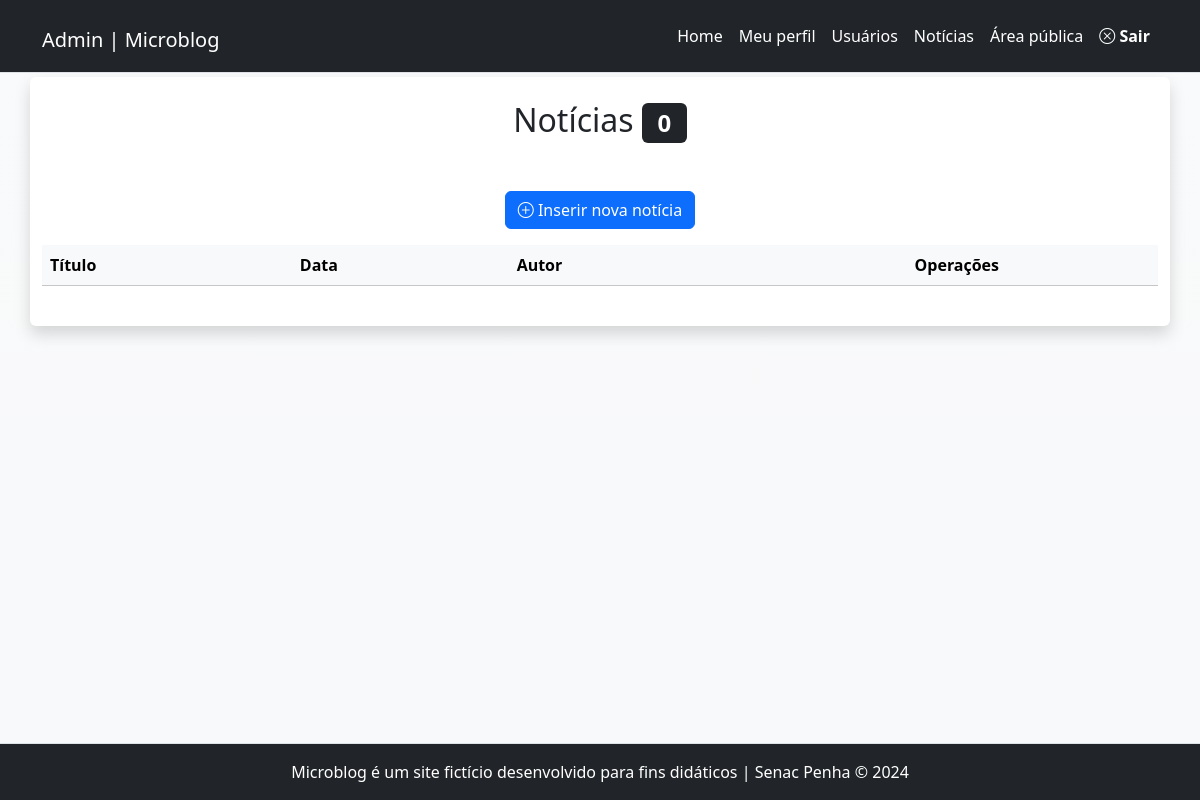
Before: /admin/noticias.php (signed in) with the older database file.
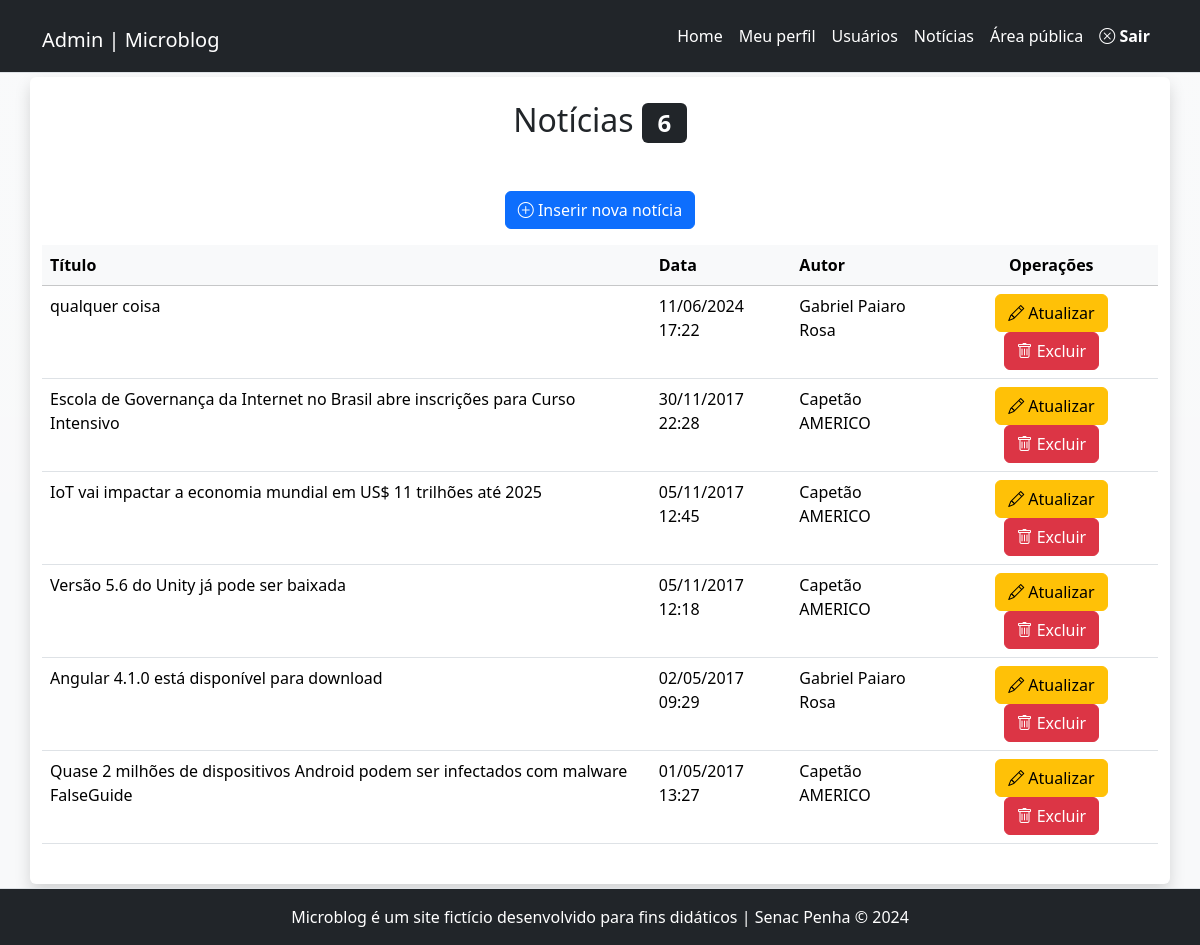
After: the same page with the newer database file.
### tables this page shows
CREATE TABLE `noticias` (
  `id` int(11) NOT NULL,
  `data` datetime NOT NULL DEFAULT current_timestamp(),
  `titulo` varchar(150) NOT NULL,
  `texto` text NOT NULL,
  `resumo` tinytext NOT NULL,
  `imagem` varchar(45) NOT NULL,
  `usuario_id` int(11) NOT NULL
);

CREATE TABLE `usuarios` (
  `id` int(11) NOT NULL,
  `nome` varchar(50) NOT NULL,
  `senha` varchar(255) NOT NULL,
  `email` varchar(45) NOT NULL,
  `tipo` enum('admin','editor') NOT NULL
);

### inc/funcoes-noticias.php (called while the page is built, shortened)
<?php
function lerNoticias($conexao, $idUsuario, $tipoUsuario)
{
    if ($tipoUsuario == "admin") {
        $sql = "SELECT noticias.id,noticias.titulo,noticias.data,usuarios.nome FROM noticias JOIN usuarios ON noticias.usuario_id = usuarios.id ORDER BY DATA DESC";
    } else {
        $sql = "SELECT titulo, data, id FROM noticias WHERE usuario_id = $idUsuario ORDER BY data DESC";
    }
    $resultado = mysqli_query($conexao, $sql) or die(mysqli_error($conexao));
    return mysqli_fetch_all($resultado, MYSQLI_ASSOC);
}
function formataData($data)
{
    return date("d/m/Y H:i", strtotime($data));
}

### admin/noticias.php (the view)
<?php
require_once "../inc/cabecalho-admin.php";
require_once "../inc/funcoes-noticias.php";
$idUsuario = $_SESSION['id'];
$tipoUsuario = $_SESSION['tipo'];
$listaDeNoticias = lerNoticias($conexao, $idUsuario, $tipoUsuario);
?>
<div class="row">
	<article class="col-12 bg-white rounded shadow my-1 py-4">
		<h2 class="text-center">
			Notícias <span class="badge bg-dark"><?= count($listaDeNoticias) ?></span>
		</h2>
		<p class="text-center mt-5">
			<a class="btn btn-primary" href="noticia-insere.php">
				<i class="bi bi-plus-circle"></i>
				Inserir nova notícia</a>
		</p>
		<div class="table-responsive">
			<table class="table table-hover">
				<thead class="table-light">
					<tr>
						<th>Título</th>
						<th>Data</th>
						<?php if ($tipoUsuario == 'admin') { ?>
							<th>Autor</th>
						<?php } ?>
						<th class="text-center">Operações</th>
					</tr>
				</thead>
				<tbody>
					<?php foreach ($listaDeNoticias as $noticia) { ?>
						<tr>
							<td> <?= $noticia["titulo"] ?> </td>
							<td><?= formataData($noticia["data"]) ?></td>
							<?php if ($tipoUsuario == 'admin') { ?>
								<td> <?= $noticia["nome"] ?> </td>
							<?php } ?>
							<td class="text-center">
								<a class="btn btn-warning" href="noticia-atualiza.php?id=<?= $noticia["id"] ?>">
									<i class="bi bi-pencil"></i> Atualizar
								</a>
								<a class="btn btn-danger excluir" href="noticia-exclui.php?id=<?= $noticia["id"] ?>">
									<i class="bi bi-trash"></i> Excluir
								</a>
							</td>
						</tr>
					<?php } ?>
				</tbody>
			</table>
		</div>
	</article>
</div>
<?php
require_once "../inc/rodape-admin.php";
?>

Changed rows visible on the page:
added noticias: titulo "qualquer coisa", data "11/06/2024 17:22", usuario.nome "Gabriel Paiaro Rosa"
added noticias: titulo "Escola de Governança da Internet no Brasil abre inscrições para Curso Intensivo", data "30/11/2017 22:28", usuario.nome "Capetão AMERICO"
added noticias: titulo "IoT vai impactar a economia mundial em US$ 11 trilhões até 2025", data "05/11/2017 12:45", usuario.nome "Capetão AMERICO"
added noticias: titulo "Versão 5.6 do Unity já pode ser baixada", data "05/11/2017 12:18", usuario.nome "Capetão AMERICO"
added noticias: titulo "Angular 4.1.0 está disponível para download", data "02/05/2017 09:29", usuario.nome "Gabriel Paiaro Rosa"
added noticias: titulo "Quase 2 milhões de dispositivos Android podem ser infectados com malware FalseGuide", data "01/05/2017 13:27", usuario.nome "Capetão AMERICO"
Other visible differences:
count($listaDeNoticias): "0" → "6"
